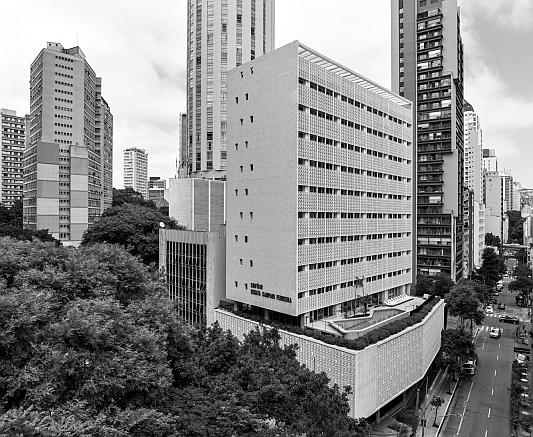
#> input picture figura26a.png, 533 x 437 px
$ python atividade10a_laplaciano.py   (older library calls are emulated)
#> lines starting #> are read from the running program, lines starting #| are printed output that depends on the picture
# =============================================================================
#  ATIVIDADE 10A — Filtro Laplaciano (High-Pass / Detecção de Bordas)
#  Disciplina: Visão Computacional e PDI — FIAP
#  Prof. Dr. Paulo Sérgio Rodrigues
# =============================================================================
#
#  Objetivo: Aplicar o filtro Laplaciano para detecção de bordas e
#            aguçamento (sharpening) de imagens.
#
#  Conceito: O Laplaciano é o operador de segunda derivada isotrópico.
#            Detecta regiões de variação rápida de intensidade (bordas)
#            em todas as direções (independe da orientação).
#
#  Fórmula:
#            ∇²f = ∂²f/∂x² + ∂²f/∂y²
#
#  Kernels Laplacianos típicos:
#
#   4-conectividade:     8-conectividade (mais sensível):
#   |  0  -1   0 |      | -1  -1  -1 |
#   | -1   4  -1 |      | -1   8  -1 |
#   |  0  -1   0 |      | -1  -1  -1 |
#
#  Aguçamento (Sharpening):
#            g(x,y) = f(x,y) + ∇²f(x,y)
#            → soma a imagem com suas bordas para realçar detalhes
#
#  Nota: aplicar suavização gaussiana antes do Laplaciano reduz ruído.
# =============================================================================

import cv2
import numpy as np

# ─── Configuração ─────────────────────────────────────────────────────────────
IMG_PATH = "figura26a.png"
SIGMA_PRE_BLUR = 1.0   # sigma para suavização gaussiana antes do Laplaciano

# =============================================================================
#  FUNÇÕES AUXILIARES
# =============================================================================
def legenda(img, texto, w=300):
    res = cv2.resize(img if len(img.shape) == 3 else cv2.cvtColor(img, cv2.COLOR_GRAY2BGR), (w, w))
    if len(res.shape) == 2:
        res = cv2.cvtColor(res, cv2.COLOR_GRAY2BGR)
    cv2.rectangle(res, (0, w - 28), (w, w), (15, 15, 15), -1)
    cv2.putText(res, texto, (5, w - 8), cv2.FONT_HERSHEY_SIMPLEX, 0.44, (230, 230, 230), 1)
    return res

# =============================================================================
#  CARREGAMENTO
# =============================================================================
img_color = cv2.imread(IMG_PATH, cv2.IMREAD_COLOR)
#> img_color is the input picture: shape (437, 533, 3); min 0, max 255, mean 135.7
if img_color is None:
    print(f"ERRO: imagem '{IMG_PATH}' não encontrada.")
    raise SystemExit(1)

img_gray = cv2.cvtColor(img_color, cv2.COLOR_BGR2GRAY)
print(f"Imagem carregada: {img_gray.shape[1]}x{img_gray.shape[0]}")
#| Imagem carregada: 533x437

# =============================================================================
#  PARTE 1 — Suavização prévia (reduz sensibilidade ao ruído)
# =============================================================================
print(f"\n[1] Pré-filtragem gaussiana (σ={SIGMA_PRE_BLUR}) antes do Laplaciano")
img_blur = cv2.GaussianBlur(img_gray, (0, 0), sigmaX=SIGMA_PRE_BLUR)

# =============================================================================
#  PARTE 2 — Filtro Laplaciano com cv2.Laplacian
# =============================================================================
print("[2] Aplicando cv2.Laplacian...")

# CV_16S evita truncamento (valores negativos são mantidos)
lap_16s = cv2.Laplacian(img_blur, cv2.CV_16S, ksize=3)

# convertScaleAbs: |valor| → uint8 (valores negativos viram positivos)
lap_abs = cv2.convertScaleAbs(lap_16s)

print(f"    Laplaciano — min: {lap_16s.min()}  max: {lap_16s.max()}")
#|     Laplaciano — min: -360  max: 362
print(f"    Após convertScaleAbs — min: {lap_abs.min()}  max: {lap_abs.max()}")
#|     Após convertScaleAbs — min: 0  max: 255

# =============================================================================
#  PARTE 3 — Kernels Laplacianos manuais (4 e 8 conectividade)
# =============================================================================
print("\n[3] Aplicando kernels Laplacianos manualmente")

kernel_4 = np.array([[ 0, -1,  0],
                      [-1,  4, -1],
                      [ 0, -1,  0]], dtype=np.float32)

kernel_8 = np.array([[-1, -1, -1],
                      [-1,  8, -1],
                      [-1, -1, -1]], dtype=np.float32)

lap_4 = cv2.convertScaleAbs(cv2.filter2D(img_blur, cv2.CV_16S, kernel_4))
lap_8 = cv2.convertScaleAbs(cv2.filter2D(img_blur, cv2.CV_16S, kernel_8))

print(f"    Laplaciano 4-connect — bordas detectadas: {np.sum(lap_4 > 10)}")
#|     Laplaciano 4-connect — bordas detectadas: 80311
print(f"    Laplaciano 8-connect — bordas detectadas: {np.sum(lap_8 > 10)}")
#|     Laplaciano 8-connect — bordas detectadas: 135619

# =============================================================================
#  PARTE 4 — Aguçamento (Sharpening): g = f + ∇²f
# =============================================================================
print("\n[4] Aguçamento: g = f + Laplaciano")

# Convertemos para int16 para evitar overflow na soma
img_int16 = img_blur.astype(np.int16)

# g = f + ∇²f  (usando Laplaciano com sinal, não o abs)
sharpened = img_int16 + lap_16s
sharpened = np.clip(sharpened, 0, 255).astype(np.uint8)
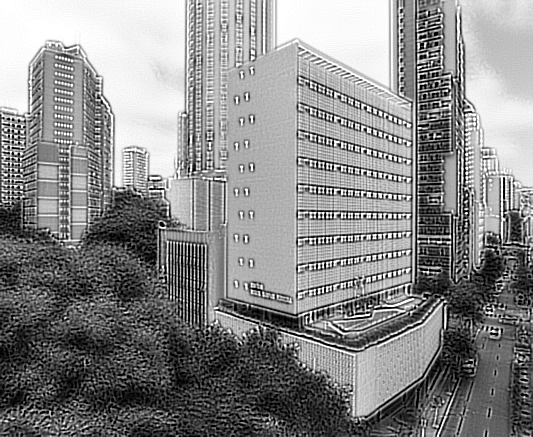
#> sharpened: shape (437, 533); min 0, max 255, mean 136.1

# Comparação quantitativa
contraste_original = img_gray.std()
#> contraste_original = 77.4
contraste_sharpened = sharpened.std()
#> contraste_sharpened = 75.91
print(f"    Desvio padrão original:  {contraste_original:.1f}")
#|     Desvio padrão original:  77.4
print(f"    Desvio padrão aguçado:   {contraste_sharpened:.1f}")
#|     Desvio padrão aguçado:   75.9
print(f"    → Aumento de contraste:  +{contraste_sharpened - contraste_original:.1f}")
#|     → Aumento de contraste:  +-1.5

# =============================================================================
#  PARTE 5 — Exibição
# =============================================================================
print("\n[5] Exibindo resultados. Pressione qualquer tecla para avançar.\n")

exibicoes = [
    ("Original",               img_gray),
    ("Gaussiano (pré-blur)",    img_blur),
    ("Laplaciano (bordas abs)", lap_abs),
    ("Laplaciano 4-conectividade", lap_4),
    ("Laplaciano 8-conectividade", lap_8),
    ("Aguçamento  g = f + ∇²f", sharpened),
]
for nome, img_exib in exibicoes:
    cv2.namedWindow(nome, cv2.WINDOW_NORMAL)
    cv2.imshow(nome, img_exib)
    cv2.waitKey(0)
    cv2.destroyWindow(nome)
#> this loop made 6 passes
#> nome on passes 1 to 6: 'Original', 'Gaussiano (pré-blur)', 'Laplaciano (bordas abs)', 'Laplaciano 4-conectividade', 'Laplaciano 8-conectividade', 'Aguçamento  g = f + ∇²f'

# =============================================================================
#  MOSAICO
# =============================================================================
W = 300
l1 = np.hstack([legenda(img_gray, "Original", W),    legenda(img_blur, "Pré-blur Gaussiano", W)])
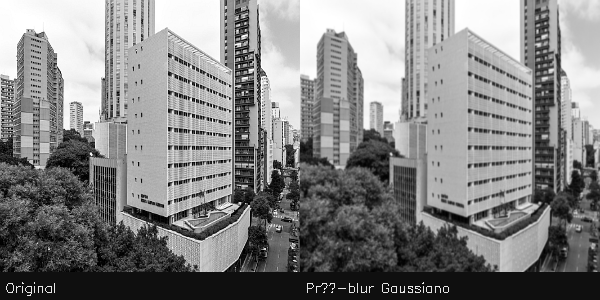
#> l1: shape (300, 600, 3); min 0, max 255, mean 131.2
l2 = np.hstack([legenda(lap_4,   "Lap. 4-connect", W), legenda(lap_8,  "Lap. 8-connect", W)])
#> call 3 of legenda, with texto = 'Lap. 4-connect', w = 300
#> in legenda (call 3), `cv2.rectangle(res, (0, w - 28), (w, w), (15, 15, 15), -1)`: res: shape (300, 300, 3); min 0, max 90, mean 10.6
#> in legenda (call 3), `cv2.putText(res, texto, (5, w - 8), cv2.FONT_HERSHEY_SIMPLEX, 0.44, (2..`:
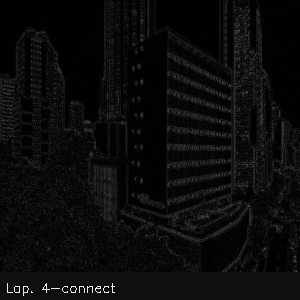
#> res: shape (300, 300, 3); min 0, max 230, mean 11.1
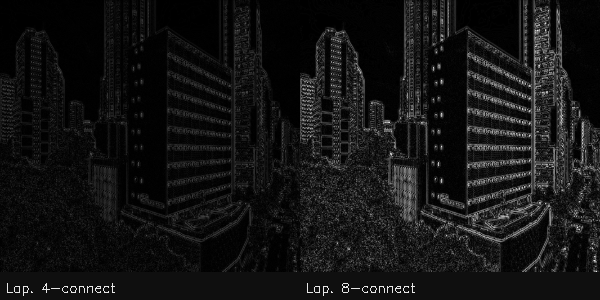
#> l2: shape (300, 600, 3); min 0, max 245, mean 19.8
l3 = np.hstack([legenda(lap_abs, "Laplaciano Abs", W), legenda(sharpened, "Aguçamento", W)])
#> in legenda (call 6), `cv2.putText(res, texto, (5, w - 8), cv2.FONT_HERSHEY_SIMPLEX, 0.44, (2..`:
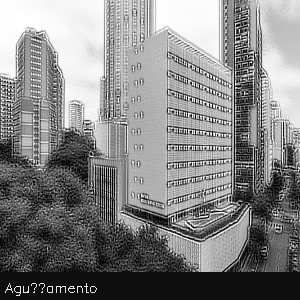
#> res: shape (300, 300, 3); min 0, max 255, mean 131.4
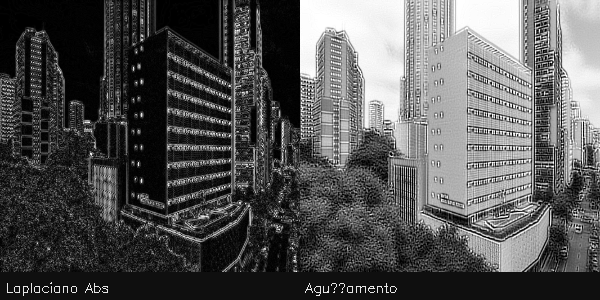
#> l3: shape (300, 600, 3); min 0, max 255, mean 83.9
mosaico = np.vstack([l1, l2, l3])
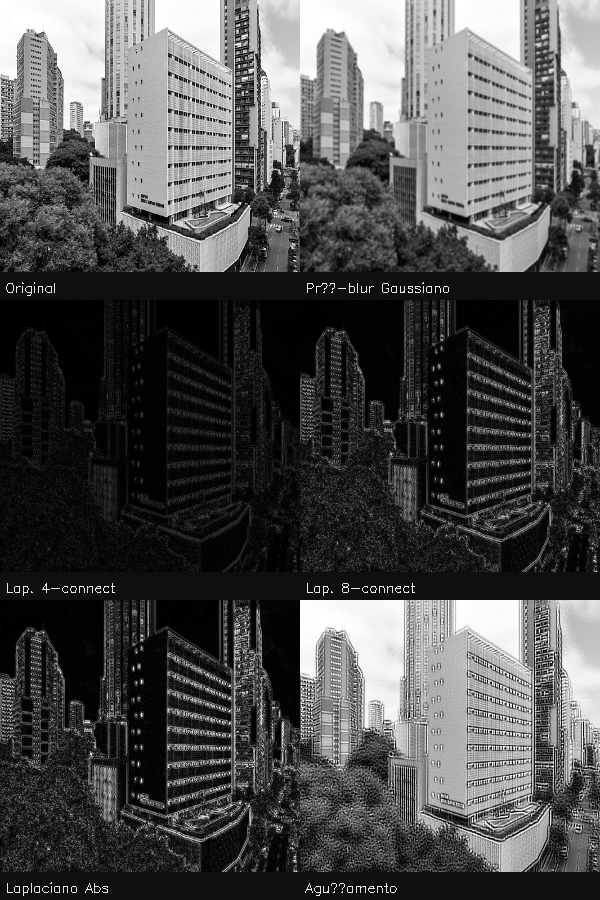
#> mosaico: shape (900, 600, 3); min 0, max 255, mean 78.3

cv2.namedWindow("Laplaciano — Atividade 10A", cv2.WINDOW_NORMAL)
cv2.imshow("Laplaciano — Atividade 10A", mosaico)
cv2.imwrite("resultado_10a_mosaico_laplaciano.png", mosaico)
print("[✓] Mosaico salvo: resultado_10a_mosaico_laplaciano.png")
print("    Pressione qualquer tecla para finalizar.")
cv2.waitKey(0)
cv2.destroyAllWindows()
print("[✓] Atividade 10A concluída!")

$ run again, with cenario01.png copied over figura26a.png
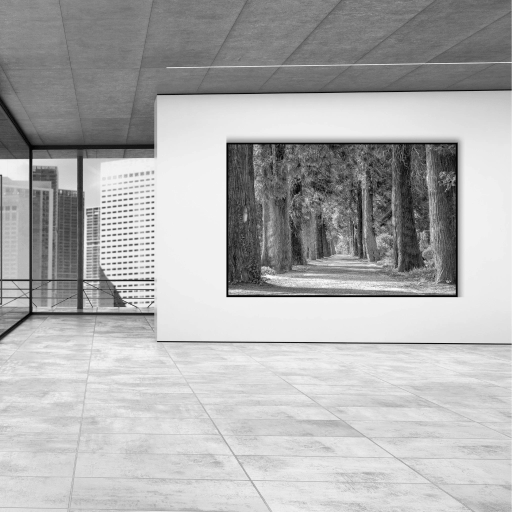
#> input picture cenario01.png, 1024 x 1024 px (shown at 1/2 size)
#> img_color is the input picture: shape (1024, 1024, 3); min 0, max 253, mean 174.6
#| Imagem carregada: 1024x1024
#|     Laplaciano — min: -226  max: 308
#|     Após convertScaleAbs — min: 0  max: 255
#|     Laplaciano 4-connect — bordas detectadas: 90667
#|     Laplaciano 8-connect — bordas detectadas: 271340
#> contraste_original = 59.86
#> contraste_sharpened = 59
#|     Desvio padrão original:  59.9
#|     Desvio padrão aguçado:   59.0
#|     → Aumento de contraste:  +-0.9
#> the loop `for nome, img_exib in exibicoes:` made 6 passes
#> nome on passes 1 to 6: 'Original', 'Gaussiano (pré-blur)', 'Laplaciano (bordas abs)', 'Laplaciano 4-conectividade', 'Laplaciano 8-conectividade', 'Aguçamento  g = f + ∇²f'
#> in legenda (call 5), `cv2.putText(res, texto, (5, w - 8), cv2.FONT_HERSHEY_SIMPLEX, 0.44, (2..`:
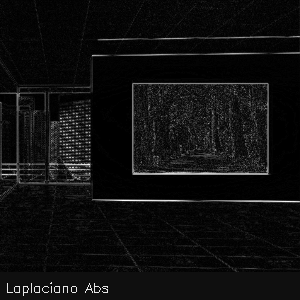
#> res: shape (300, 300, 3); min 0, max 255, mean 15
#> `mosaico = np.vstack([l1, l2, l3])`:
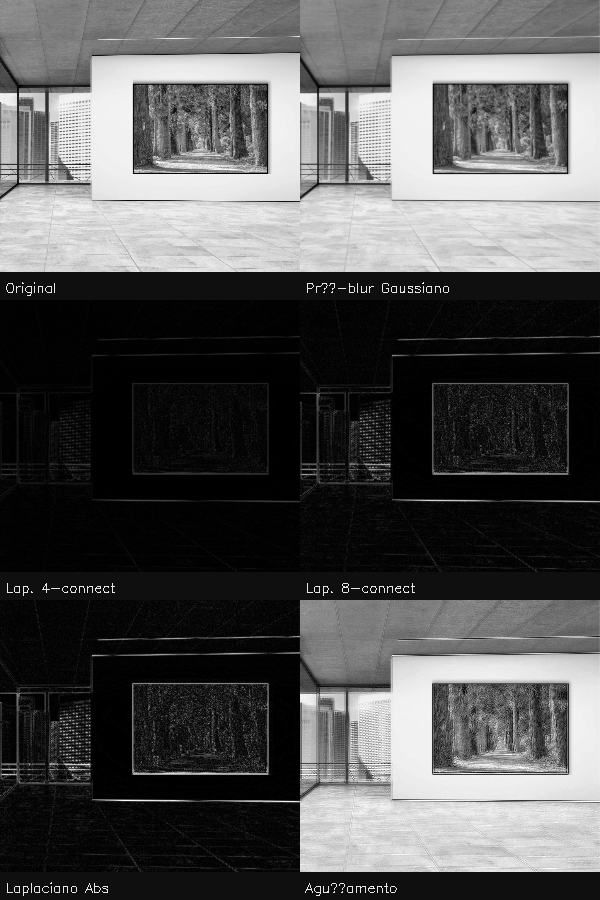
#> mosaico: shape (900, 600, 3); min 0, max 255, mean 83.7
